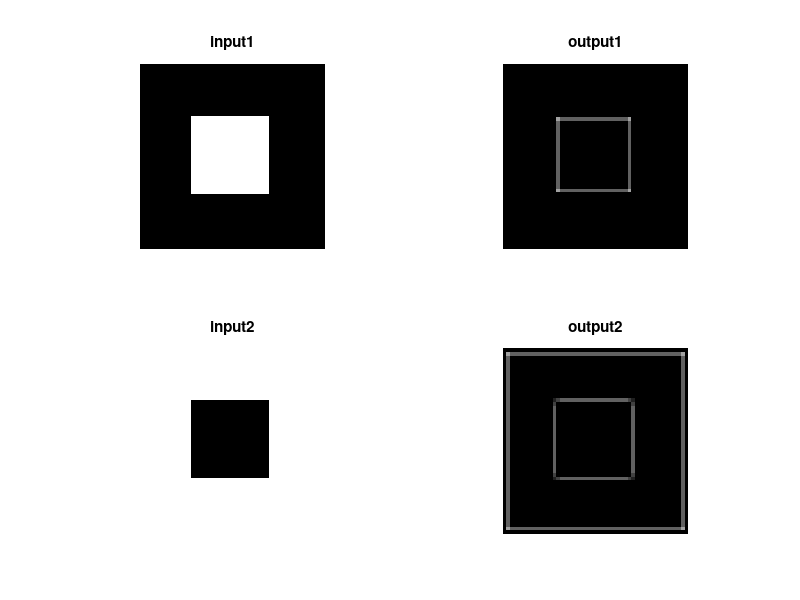

MATLAB code to generate this figure:
function l4_50()
f = zeros(3);
f(:) = -1/8;
f(2,2) = 1;



input = zeros(50,50);
for i = 15:35
    for j = 15:35
        input(i,j) = 1;
    end
end
FigHandle = figure;
set(FigHandle, 'Position', [50, 50, 500, 500]);
subplot(2,2,1)
imshow(input),colormap gray
title('input1');
output = conv2(f, input);
subplot(2,2,2)
imshow(output), colormap gray
title('output1');


input = ones(50,50);
for i = 15:35
    for j = 15:35
        input(i,j) = 0;
    end
end
subplot(2,2,3)
imshow(input),colormap gray
title('input2');
output = conv2(f, input);
subplot(2,2,4)
imshow(output),colormap gray
title('output2');

end
